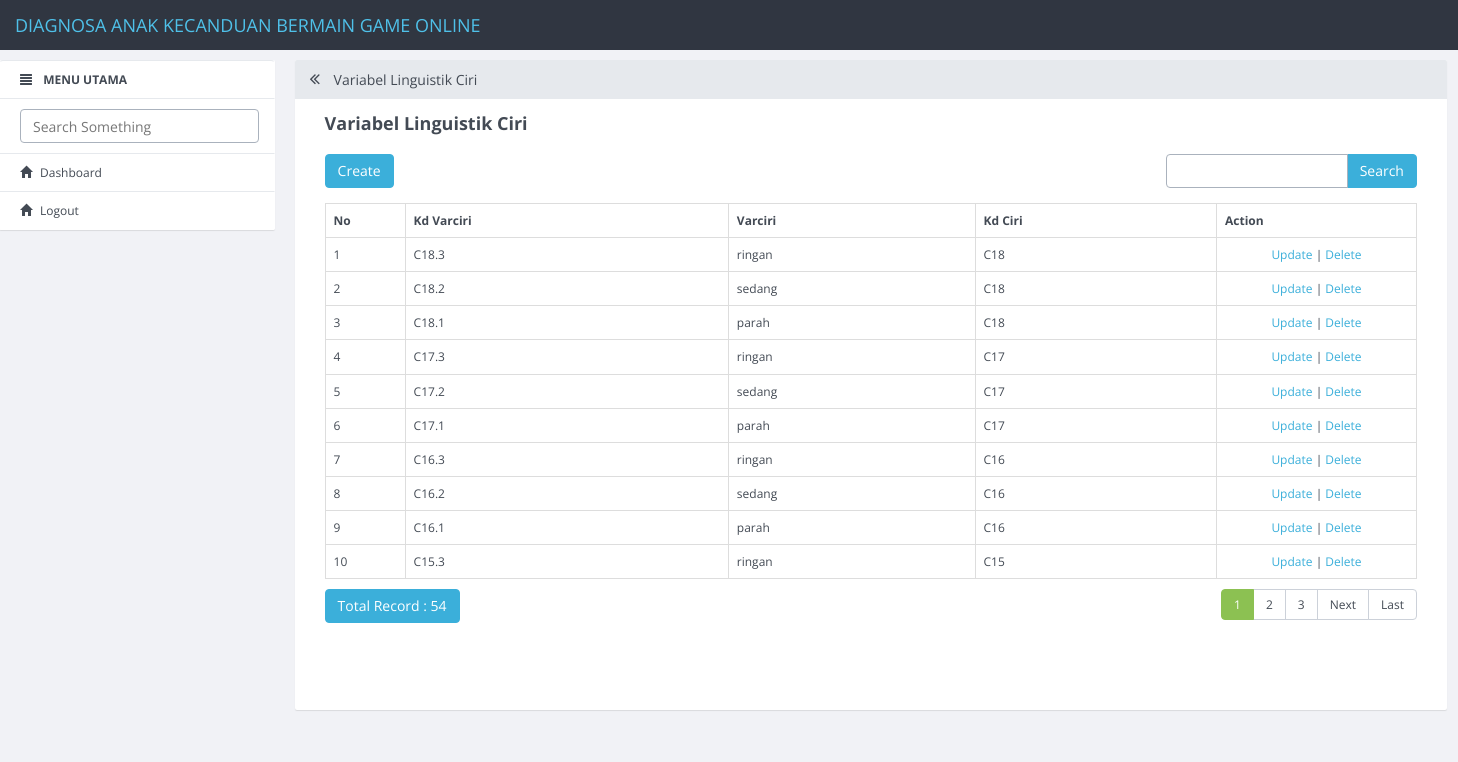
Page /index.php/varciri on the committed database.
### tables this page shows
CREATE TABLE `varciri` (
  `id_varciri` int(11) NOT NULL,
  `kd_varciri` varchar(5) DEFAULT NULL,
  `varciri` varchar(50) DEFAULT NULL,
  `kd_ciri` varchar(5) DEFAULT NULL
);

### application/controllers/Varciri.php (called while the page is built, shortened)
<?php
class Varciri extends CI_Controller
{
    function __construct()
    {
        $this->load->model('M_varciri');
        $this->load->library('form_validation');
    }
    public function index()
    {
        $q = urldecode($this->input->get('q', TRUE));
        $start = intval($this->input->get('start'));
        if ($q <> '') {
            $config['base_url'] = base_url() . 'varciri/index.html?q=' . urlencode($q);
            $config['first_url'] = base_url() . 'varciri/index.html?q=' . urlencode($q);
        } else {
            $config['base_url'] = base_url() . 'varciri/index.html';
            $config['first_url'] = base_url() . 'varciri/index.html';
        }
        $config['per_page'] = 10;
        $config['page_query_string'] = TRUE;
        $config['total_rows'] = $this->M_varciri->total_rows($q);
        $varciri = $this->M_varciri->get_limit_data($config['per_page'], $start, $q);
        $this->load->library('pagination');
        $this->pagination->initialize($config);
        $data = array(
            'varciri_data' => $varciri,
            'q' => $q,
            'pagination' => $this->pagination->create_links(),
            'total_rows' => $config['total_rows'],
            'start' => $start,
            'konten' => 'varciri/varciri_list',
            'judul' => 'Variabel Linguistik Ciri',
        );
        $this->load->view('v_index', $data);
    }
}

### index.php (called while the page is built, shortened)
<?php
require_once BASEPATH.'core/CodeIgniter.php';

### application/config/config.php (called while the page is built, shortened)
<?php
$config['base_url'] = "http://".$_SERVER['HTTP_HOST'];
$config['base_url'] .= preg_replace('@/+$@','',dirname($_SERVER['SCRIPT_NAME'])).'/';
$config['index_page'] = '';
$config['uri_protocol']	= 'REQUEST_URI';
$config['url_suffix'] = '.html';
$config['language']	= 'english';
$config['charset'] = 'UTF-8';
$config['enable_hooks'] = FALSE;
$config['subclass_prefix'] = 'MY_';
$config['composer_autoload'] = FALSE;
$config['permitted_uri_chars'] = 'a-z 0-9~%.:_\-';
$config['enable_query_strings'] = FALSE;
$config['controller_trigger'] = 'c';
$config['function_trigger'] = 'm';
$config['directory_trigger'] = 'd';
$config['allow_get_array'] = TRUE;
$config['log_threshold'] = 0;
$config['log_path'] = '';
$config['log_file_extension'] = '';
$config['log_file_permissions'] = 0644;
$config['log_date_format'] = 'Y-m-d H:i:s';
$config['error_views_path'] = '';
$config['cache_path'] = '';
$config['cache_query_string'] = FALSE;
$config['encryption_key'] = '';
$config['sess_driver'] = 'files';
$config['sess_cookie_name'] = 'ci_session';
$config['sess_expiration'] = 7200;
$config['sess_save_path'] = NULL;
$config['sess_match_ip'] = FALSE;
$config['sess_time_to_update'] = 300;
$config['sess_regenerate_destroy'] = FALSE;
$config['cookie_prefix']	= '';
$config['cookie_domain']	= '';
$config['cookie_path']		= '/';
$config['cookie_secure']	= FALSE;
$config['cookie_httponly'] 	= FALSE;
$config['standardize_newlines'] = FALSE;
$config['global_xss_filtering'] = FALSE;
$config['csrf_protection'] = FALSE;
$config['csrf_token_name'] = 'csrf_test_name';
$config['csrf_cookie_name'] = 'csrf_cookie_name';
$config['csrf_expire'] = 7200;
$config['csrf_regenerate'] = TRUE;
$config['csrf_exclude_uris'] = array();
$config['compress_output'] = FALSE;
$config['time_reference'] = 'local';
$config['rewrite_short_tags'] = FALSE;
$config['proxy_ips'] = '';

### application/models/M_varciri.php (called while the page is built, shortened)
<?php
class M_varciri extends CI_Model
{
    public $table = 'varciri';
    public $id = 'id_varciri';
    public $order = 'DESC';
    function total_rows($q = NULL) {
        $this->db->like('id_varciri', $q);
	$this->db->or_like('kd_varciri', $q);
	$this->db->or_like('varciri', $q);
	$this->db->or_like('kd_ciri', $q);
	$this->db->from($this->table);
        return $this->db->count_all_results();
    }
    function get_limit_data($limit, $start = 0, $q = NULL) {
        $this->db->order_by($this->id, $this->order);
        $this->db->like('id_varciri', $q);
	$this->db->or_like('kd_varciri', $q);
	$this->db->or_like('varciri', $q);
	$this->db->or_like('kd_ciri', $q);
	$this->db->limit($limit, $start);
        return $this->db->get($this->table)->result();
    }
}

### application/views/varciri/varciri_list.php (the view, shortened to what this page needs)
<div class="row" style="margin-bottom: 10px">
            <div class="col-md-4">
                <?php echo anchor(site_url('varciri/create'),'Create', 'class="btn btn-primary"'); ?>
            </div>
            <div class="col-md-4 text-center">
            </div>
            <div class="col-md-1 text-right">
            </div>
            <div class="col-md-3 text-right">
                <form action="<?php echo site_url('varciri/index'); ?>" class="form-inline" method="get">
                    <div class="input-group">
                        <input type="text" class="form-control" name="q" value="<?php echo $q; ?>">
                        <span class="input-group-btn">
                          <button class="btn btn-primary" type="submit">Search</button>
                        </span>
                    </div>
                </form>
            </div>
        </div>
        <table class="table table-bordered" style="margin-bottom: 10px">
            <tr>
                <th>No</th>
        <th>Kd Varciri</th>
        <th>Varciri</th>
        <th>Kd Ciri</th>
        <th>Action</th>
            </tr><?php
            foreach ($varciri_data as $varciri)
            {
                ?>
                <tr>
            <td width="80px"><?php echo ++$start ?></td>
            <td><?php echo $varciri->kd_varciri ?></td>
            <td><?php echo $varciri->varciri ?></td>
            <td><?php echo $varciri->kd_ciri ?></td>
            <td style="text-align:center" width="200px">
                <?php
                echo anchor(site_url('varciri/update/'.$varciri->id_varciri),'Update');
                echo ' | ';
                echo anchor(site_url('varciri/delete/'.$varciri->id_varciri),'Delete','onclick="javasciprt: return confirm(\'Are You Sure ?\')"');
                ?>
            </td>
        </tr>
                <?php
            }
            ?>
        </table>
        <div class="row">
            <div class="col-md-6">
                <a href="#" class="btn btn-primary">Total Record : <?php echo $total_rows ?></a>
        </div>
            <div class="col-md-6 text-right">
                <?php echo $pagination ?>
            </div>
        </div>

### rows in the picture
varciri: kd_varciri "C18.3", varciri "ringan", kd_ciri "C18", id_varciri "Update", id_varciri "Delete"
varciri: kd_varciri "C18.2", varciri "sedang", kd_ciri "C18", id_varciri "Update", id_varciri "Delete"
varciri: kd_varciri "C18.1", varciri "parah", kd_ciri "C18", id_varciri "Update", id_varciri "Delete"
varciri: kd_varciri "C17.3", varciri "ringan", kd_ciri "C17", id_varciri "Update", id_varciri "Delete"
varciri: kd_varciri "C17.2", varciri "sedang", kd_ciri "C17", id_varciri "Update", id_varciri "Delete"
varciri: kd_varciri "C17.1", varciri "parah", kd_ciri "C17", id_varciri "Update", id_varciri "Delete"
varciri: kd_varciri "C16.3", varciri "ringan", kd_ciri "C16", id_varciri "Update", id_varciri "Delete"
varciri: kd_varciri "C16.2", varciri "sedang", kd_ciri "C16", id_varciri "Update", id_varciri "Delete"
varciri: kd_varciri "C16.1", varciri "parah", kd_ciri "C16", id_varciri "Update", id_varciri "Delete"
varciri: kd_varciri "C15.3", varciri "ringan", kd_ciri "C15", id_varciri "Update", id_varciri "Delete"

### other values in the picture
$judul "Variabel Linguistik Ciri"
anchor(site_url('varciri/create'),'Create', 'class="btn btn-primary"') "Create"
$total_rows "54"
$pagination "1 2 3 Next Last"
